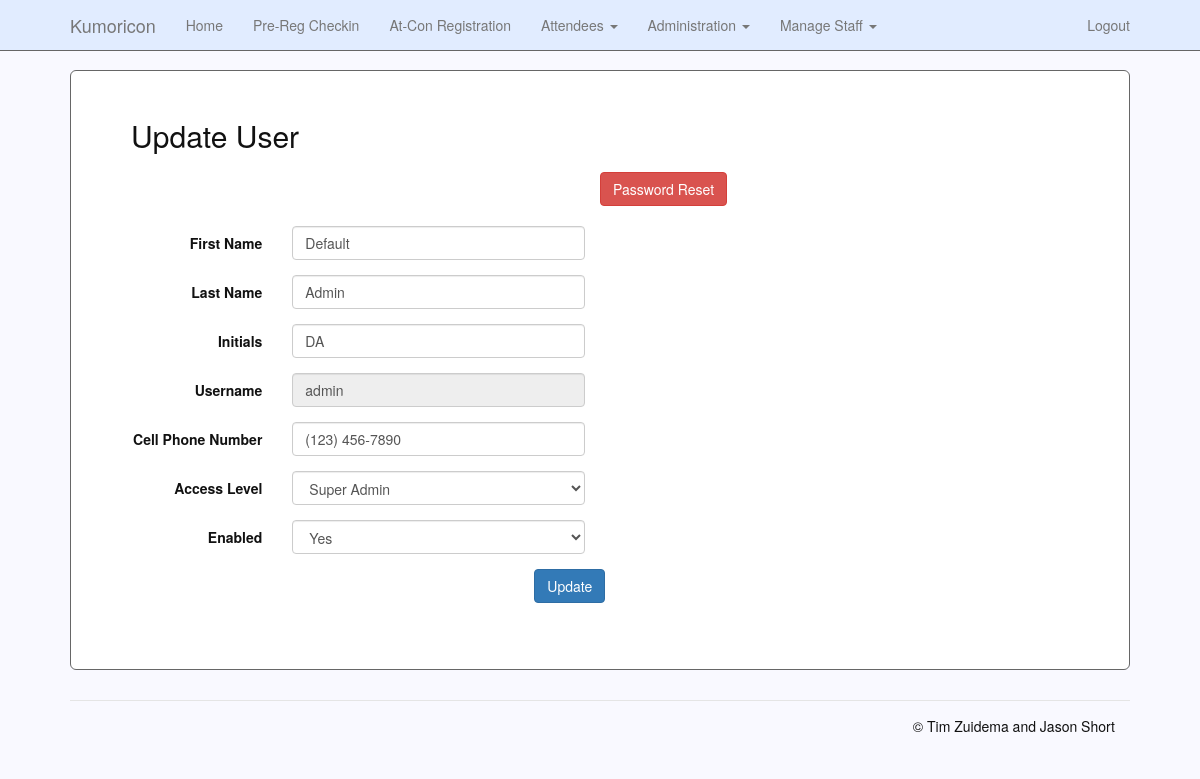
/site/staff/staff_update.php?staff_id=1 (signed in), run on the app's committed database.
### tables this page shows
CREATE TABLE reg_staff
(
    staff_id        INT(10) PRIMARY KEY UNIQUE NOT NULL AUTO_INCREMENT,
    username        VARCHAR(60) NOT NULL UNIQUE,
    password        CHAR(98) NOT NULL,
    enabled         BOOLEAN DEFAULT TRUE NOT NULL,
    first_name      VARCHAR(60) NOT NULL,
    last_name       VARCHAR(60) NOT NULL,
    initials        CHAR(3) UNIQUE NOT NULL,
    phone_number    VARCHAR(60),
    last_badge_number MEDIUMINT(5) UNSIGNED ZEROFILL DEFAULT 0 NOT NULL COMMENT 'Last badge number created by this user',
    access_level    INT DEFAULT 1 NOT NULL
);

### site/includes/functions.php (called while the page is built, shortened)
<?php
$conn = getDBConnection();
function getDBConnection() {
	$db_hostname = "localhost";
	$db_name = "registration";
	$db_user = "kumo_rw";
	$db_password = "CHANGEME";
	try {
		$conn = new PDO('mysql:host=' . $db_hostname . ';dbname=' . $db_name, $db_user, $db_password);
		$conn->setAttribute(PDO::ATTR_ERRMODE, PDO::ERRMODE_EXCEPTION);
	} catch(PDOException $e) {
		echo 'ERROR: ' . $e->getMessage();
		die();
	}
	return $conn;
}
function getStaff($id) {
	global $conn;
	$stmt = $conn->prepare("SELECT * FROM reg_staff WHERE staff_id = :id LIMIT 1");
	$stmt->execute(array('id'=>$id));
	$stmt->setFetchMode(PDO::FETCH_CLASS, "Staff");
	return $stmt->fetch();
}

### site/includes/roles.php (called while the page is built, shortened)
<?php
$ROLES = array(
    1 => array('name' => 'User',
        'rights' => Array(
            'prereg_checkin' => true,
            'registration_add' => true,
            'badge_print' => true,
        )),
    2 => array('name' => 'Super User',
        'rights' => Array(
            'prereg_checkin' => true,
            'registration_add' => true,
            'registration_modify' => true,
            'registration_manual_price' => true,
            'badge_print' => true,
            'attendee_search' => true,
            'badge_reprint' => true,
        )),
    3 => array('name' => 'Manager',
        'rights' => Array(
            'prereg_checkin' => true,
            'registration_add' => true,
            'registration_modify' => true,
            'registration_manual_price' => true,
            'badge_print' => true,
            'badge_reprint' => true,
            'attendee_search' => true,
            'manage_staff' => true,
            'report_view' => true,
            'manage_pass_types' => true
        )),
    4 => array('name' => 'Operations',
        'rights' => Array(
            'attendee_search' => true
        )),
    99 => array('name' => 'Super Admin',
        'rights' => Array(
            'super_admin' => true,
            'report_view_revenue' => true,
        ))
);

### site/staff/staff_update.php (the view, shortened to what this page needs)
<?php
require_once('../includes/functions.php');
require_once('../includes/roles.php');
if (isset($_GET['staff_id'])) {
    $staff = getStaff($_GET['staff_id']);
} elseif (isset($_POST["create"])) {
    $staff = new Staff();
    $staff->fromArray($_POST);
    staffUpdate($staff);
    logMessage($_SESSION['username'], 80, "Updated user ". $_POST['username']);
    redirect("/index.php");
} elseif (isset($_POST["passwordReset"])) {
    passwordReset($_POST["username"],$_POST["password"]);
    logMessage($_SESSION['username'], 100, "Reset password for ". $_POST['username']);
    redirect("/index.php");
    die();
}
?>
<!DOCTYPE html>
<html lang="en">
<head>
    <link href="../assets/dist/css/bootstrap.min.css" rel="stylesheet">
    <link href="../assets/css/navbar-fixed-top.css" rel="stylesheet">
</head>
<body>
<?php require '../includes/template/navigationBar.php'; ?>
<div class="container">
    <div class="jumbotron">
        <h2>Update User</h2>
        <form name="password" action="/staff/staff_update.php" method="post">
            <input name="passwordReset" type="submit" class="btn btn-danger col-sm-offset-6" value="Password Reset" /><br />
        </form><br>
        <form action="/staff/staff_update.php" method="post" class="form-horizontal">
            <div class="form-group">
                <label for="First Name" class="col-sm-2 control-label">First Name</label>
                <div class="col-sm-4">
                    <input type="text" class="form-control" name="first_name" id="First Name"
                           placeholder="First Name" maxlength="60" required="required"
                           value="<?php echo $staff->first_name; ?>">
                </div>
            </div>
            <div class="form-group">
                <label for="last_name" class="col-sm-2 control-label">Last Name</label>
                <div class="col-sm-4">
                    <input type="text" class="form-control" name="last_name" id="last_name"
                           placeholder="Last Name" maxlength="60" required="required"
                           value="<?php echo $staff->last_name; ?>">
                </div>
            </div>
            <div class="form-group">
                <label for="initials" class="col-sm-2 control-label">Initials</label>
                <div class="col-sm-4">
                    <input type="text" class="form-control" name="initials" id="initials"
                           placeholder="Initials" maxlength="3" required="required"
                           value="<?php echo $staff->initials; ?>">
                </div>
            </div>
            <div class="form-group">
                <label for="username" class="col-sm-2 control-label">Username</label>
                <div class="col-sm-4">
                    <input type="text" class="form-control" name="username" id="username"
                           placeholder="Username" maxlength="60" required="required" readonly="readonly"
                           value="<?php echo $staff->username; ?>">
                </div>
            </div>
            <div class="form-group">
                <label for="cellnumber" class="col-sm-2 control-label">Cell Phone Number</label>
                <div class="col-sm-4">
                    <input type="tel" class="form-control" name="phone_number" id="cellnumber"
                           placeholder="xxx-xxx-xxxx" pattern="^\d{3}-?\d{3}-?\d{4}$"
                           value="<?php echo $staff->phone_number; ?>">
                </div>
            </div>
            <div class="form-group">
                <label for="accesslevel" class="col-sm-2 control-label">Access Level</label>
                <div class="col-sm-4">
                    <select name="access_level" id="accesslevel" class="form-control">
                        <?php
                        foreach (array_keys($ROLES) as $i) {
                            if ($i == $staff->access_level){
                                $selected = 'selected';
                            } else {
                                $selected = '';
                            }
                            echo "<option value='" . $i . "' " . $selected . " >" . $ROLES[$i]['name'] . "</option>\n";
                        }
                        ?>
                    </select>
                </div>
            </div>
            <div class="form-group">
                <label for="enabled" class="col-sm-2 control-label">Enabled</label>
                <div class="col-sm-4">
                    <select id="enabled" name="enabled" class="form-control">
                        <option value="1" <?php if ($staff->enabled=="1"){echo 'selected';}?>>Yes</option>
                    </select>
                </div>
            </div>
            <div class="form-group">
                <div class="col-sm-offset-5 col-sm-4">
                    <button name="create" type="submit" class="btn btn-primary" value="Update">Update</button>
                </div>
            </div>
        </form>
    </div>
    <?php require '../includes/template/footer.php' ?>
</div>
</body>
</html>

### site/assets/css/navbar-fixed-top.css (style rules this page uses)
body { padding-top: 70px; background-color: #F9F9FF; color: #111; }
.container { padding-left: 10px !important; padding-right: 10px !important; margin-left: auto; margin-right: auto; width: 90%; }
.jumbotron { color: #111; background-color: #FFFFFF; min-height: 600px; border: 1px solid #666; }
h2 { margin-top: 0px !important; margin-bottom: 20px !important; }

### data on the page
reg_staff: first_name "Default", last_name "Admin", initials "DA", username "admin", phone_number "(123) 456-7890", enabled "Yes"

### other printed values
form field access_level "Super Admin"
